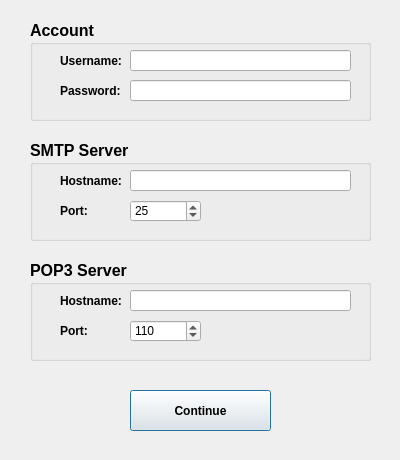
<?xml version="1.0" encoding="UTF-8"?>
<ui version="4.0">
 <class>Setup</class>
 <widget class="QDialog" name="Setup">
  <property name="enabled">
   <bool>true</bool>
  </property>
  <property name="geometry">
   <rect>
    <x>0</x>
    <y>0</y>
    <width>400</width>
    <height>460</height>
   </rect>
  </property>
  <property name="sizePolicy">
   <sizepolicy hsizetype="Preferred" vsizetype="Preferred">
    <horstretch>0</horstretch>
    <verstretch>0</verstretch>
   </sizepolicy>
  </property>
  <property name="minimumSize">
   <size>
    <width>400</width>
    <height>460</height>
   </size>
  </property>
  <property name="maximumSize">
   <size>
    <width>400</width>
    <height>460</height>
   </size>
  </property>
  <property name="font">
   <font>
    <bold>true</bold>
   </font>
  </property>
  <property name="contextMenuPolicy">
   <enum>Qt::NoContextMenu</enum>
  </property>
  <property name="acceptDrops">
   <bool>false</bool>
  </property>
  <property name="windowTitle">
   <string>Setup</string>
  </property>
  <property name="windowIcon">
   <iconset>
    <normaloff>icon/settings.png</normaloff>icon/settings.png</iconset>
  </property>
  <property name="sizeGripEnabled">
   <bool>false</bool>
  </property>
  <property name="modal">
   <bool>false</bool>
  </property>
  <widget class="QGroupBox" name="Account">
   <property name="geometry">
    <rect>
     <x>30</x>
     <y>20</y>
     <width>341</width>
     <height>101</height>
    </rect>
   </property>
   <property name="font">
    <font>
     <pointsize>12</pointsize>
     <bold>true</bold>
    </font>
   </property>
   <property name="title">
    <string>Account</string>
   </property>
   <widget class="QLabel" name="username">
    <property name="geometry">
     <rect>
      <x>30</x>
      <y>30</y>
      <width>61</width>
      <height>21</height>
     </rect>
    </property>
    <property name="font">
     <font>
      <pointsize>9</pointsize>
      <bold>true</bold>
     </font>
    </property>
    <property name="text">
     <string>Username:</string>
    </property>
   </widget>
   <widget class="QLineEdit" name="usernamein">
    <property name="geometry">
     <rect>
      <x>100</x>
      <y>30</y>
      <width>221</width>
      <height>21</height>
     </rect>
    </property>
    <property name="font">
     <font>
      <pointsize>9</pointsize>
      <bold>false</bold>
     </font>
    </property>
    <property name="maxLength">
     <number>50</number>
    </property>
   </widget>
   <widget class="QLineEdit" name="passwordin">
    <property name="geometry">
     <rect>
      <x>100</x>
      <y>60</y>
      <width>221</width>
      <height>21</height>
     </rect>
    </property>
    <property name="font">
     <font>
      <pointsize>9</pointsize>
      <bold>false</bold>
     </font>
    </property>
    <property name="inputMethodHints">
     <set>Qt::ImhHiddenText|Qt::ImhNoAutoUppercase|Qt::ImhNoPredictiveText|Qt::ImhSensitiveData</set>
    </property>
    <property name="maxLength">
     <number>50</number>
    </property>
    <property name="echoMode">
     <enum>QLineEdit::Password</enum>
    </property>
   </widget>
   <widget class="QLabel" name="password">
    <property name="geometry">
     <rect>
      <x>30</x>
      <y>60</y>
      <width>61</width>
      <height>21</height>
     </rect>
    </property>
    <property name="font">
     <font>
      <pointsize>9</pointsize>
      <bold>true</bold>
     </font>
    </property>
    <property name="text">
     <string>Password:</string>
    </property>
   </widget>
  </widget>
  <widget class="QGroupBox" name="SMTP">
   <property name="geometry">
    <rect>
     <x>30</x>
     <y>140</y>
     <width>341</width>
     <height>101</height>
    </rect>
   </property>
   <property name="font">
    <font>
     <pointsize>12</pointsize>
     <bold>true</bold>
    </font>
   </property>
   <property name="title">
    <string>SMTP Server</string>
   </property>
   <widget class="QLabel" name="hostname_2">
    <property name="geometry">
     <rect>
      <x>30</x>
      <y>30</y>
      <width>61</width>
      <height>21</height>
     </rect>
    </property>
    <property name="font">
     <font>
      <pointsize>9</pointsize>
      <bold>true</bold>
     </font>
    </property>
    <property name="text">
     <string>Hostname:</string>
    </property>
   </widget>
   <widget class="QLineEdit" name="hostnamein_2">
    <property name="geometry">
     <rect>
      <x>100</x>
      <y>30</y>
      <width>221</width>
      <height>21</height>
     </rect>
    </property>
    <property name="font">
     <font>
      <pointsize>9</pointsize>
      <bold>false</bold>
     </font>
    </property>
    <property name="maxLength">
     <number>30</number>
    </property>
   </widget>
   <widget class="QLabel" name="port_2">
    <property name="geometry">
     <rect>
      <x>30</x>
      <y>60</y>
      <width>61</width>
      <height>21</height>
     </rect>
    </property>
    <property name="font">
     <font>
      <pointsize>9</pointsize>
      <bold>true</bold>
     </font>
    </property>
    <property name="text">
     <string>Port:</string>
    </property>
   </widget>
   <widget class="QSpinBox" name="portin_2">
    <property name="geometry">
     <rect>
      <x>100</x>
      <y>60</y>
      <width>71</width>
      <height>22</height>
     </rect>
    </property>
    <property name="font">
     <font>
      <pointsize>9</pointsize>
      <bold>false</bold>
     </font>
    </property>
    <property name="cursor">
     <cursorShape>ArrowCursor</cursorShape>
    </property>
    <property name="autoFillBackground">
     <bool>false</bool>
    </property>
    <property name="maximum">
     <number>65536</number>
    </property>
    <property name="stepType">
     <enum>QAbstractSpinBox::AdaptiveDecimalStepType</enum>
    </property>
    <property name="value">
     <number>25</number>
    </property>
   </widget>
  </widget>
  <widget class="QGroupBox" name="POP3">
   <property name="geometry">
    <rect>
     <x>30</x>
     <y>260</y>
     <width>341</width>
     <height>101</height>
    </rect>
   </property>
   <property name="font">
    <font>
     <pointsize>12</pointsize>
     <bold>true</bold>
    </font>
   </property>
   <property name="title">
    <string>POP3 Server</string>
   </property>
   <widget class="QLabel" name="hostname">
    <property name="geometry">
     <rect>
      <x>30</x>
      <y>30</y>
      <width>61</width>
      <height>21</height>
     </rect>
    </property>
    <property name="font">
     <font>
      <pointsize>9</pointsize>
      <bold>true</bold>
     </font>
    </property>
    <property name="text">
     <string>Hostname:</string>
    </property>
   </widget>
   <widget class="QLineEdit" name="hostnamein">
    <property name="geometry">
     <rect>
      <x>100</x>
      <y>30</y>
      <width>221</width>
      <height>21</height>
     </rect>
    </property>
    <property name="font">
     <font>
      <pointsize>9</pointsize>
      <bold>false</bold>
     </font>
    </property>
    <property name="maxLength">
     <number>30</number>
    </property>
   </widget>
   <widget class="QLabel" name="port">
    <property name="geometry">
     <rect>
      <x>30</x>
      <y>60</y>
      <width>61</width>
      <height>21</height>
     </rect>
    </property>
    <property name="font">
     <font>
      <pointsize>9</pointsize>
      <bold>true</bold>
     </font>
    </property>
    <property name="text">
     <string>Port:</string>
    </property>
   </widget>
   <widget class="QSpinBox" name="portin">
    <property name="geometry">
     <rect>
      <x>100</x>
      <y>60</y>
      <width>71</width>
      <height>22</height>
     </rect>
    </property>
    <property name="font">
     <font>
      <pointsize>9</pointsize>
      <bold>false</bold>
     </font>
    </property>
    <property name="cursor">
     <cursorShape>ArrowCursor</cursorShape>
    </property>
    <property name="autoFillBackground">
     <bool>false</bool>
    </property>
    <property name="maximum">
     <number>65536</number>
    </property>
    <property name="stepType">
     <enum>QAbstractSpinBox::AdaptiveDecimalStepType</enum>
    </property>
    <property name="value">
     <number>110</number>
    </property>
   </widget>
  </widget>
  <widget class="QPushButton" name="continue_2">
   <property name="geometry">
    <rect>
     <x>130</x>
     <y>390</y>
     <width>141</width>
     <height>41</height>
    </rect>
   </property>
   <property name="text">
    <string>Continue</string>
   </property>
   <property name="flat">
    <bool>false</bool>
   </property>
  </widget>
 </widget>
 <resources/>
 <connections/>
</ui>
